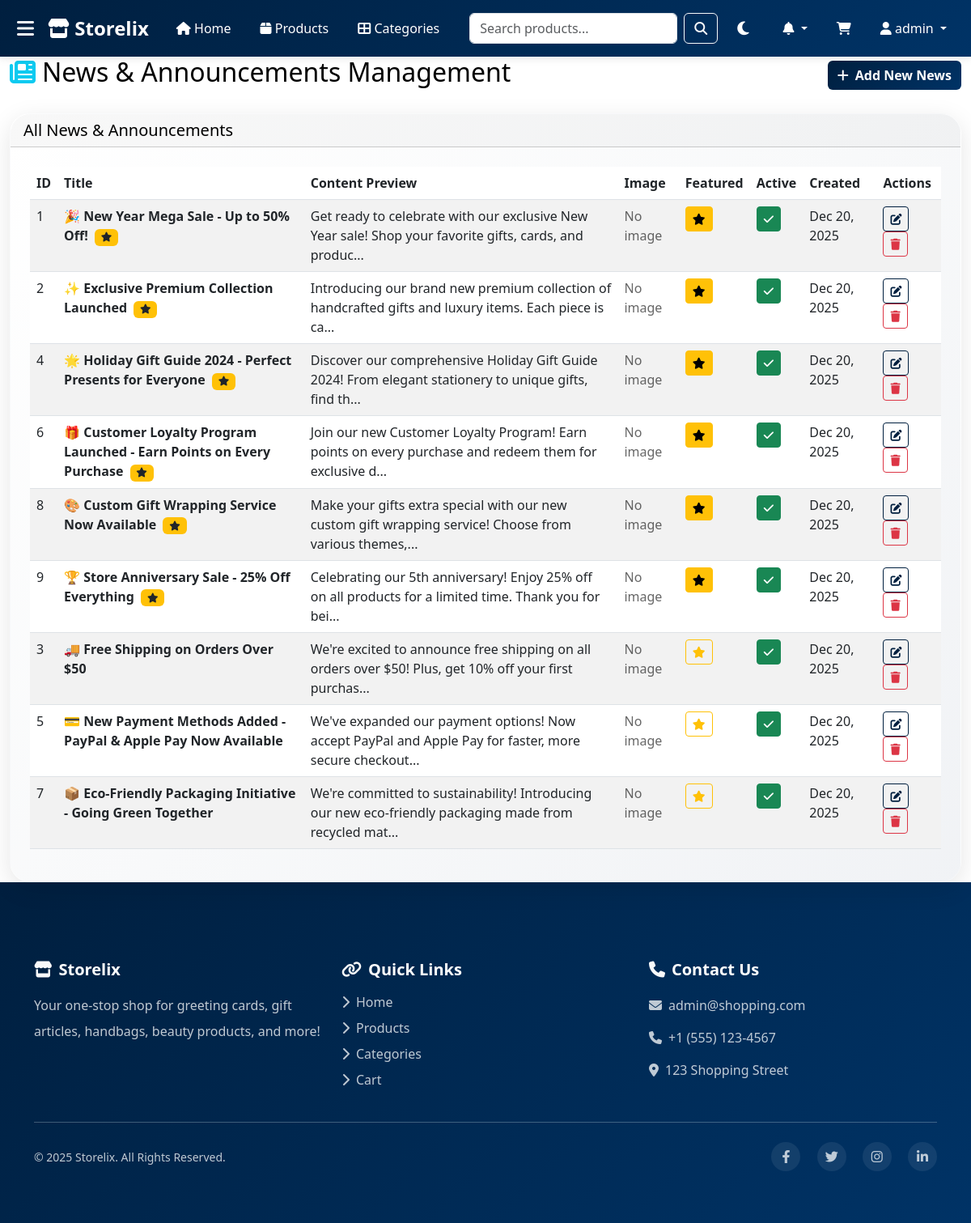
Screenshot of /admin/news.php (signed in) with the database file from the repository.
### tables this page shows
CREATE TABLE IF NOT EXISTS news_announcements (
    id INT AUTO_INCREMENT PRIMARY KEY,
    title VARCHAR(255) NOT NULL,
    content TEXT NOT NULL,
    image VARCHAR(255),
    is_featured TINYINT(1) DEFAULT 0,
    is_active TINYINT(1) DEFAULT 1,
    created_at TIMESTAMP DEFAULT CURRENT_TIMESTAMP,
    updated_at TIMESTAMP DEFAULT CURRENT_TIMESTAMP ON UPDATE CURRENT_TIMESTAMP
);

### includes/db.php (called while the page is built, shortened)
<?php
class Database {
    private $conn;
    public function __construct() {
        try {
            $this->conn = new mysqli(DB_HOST, DB_USER, DB_PASS, DB_NAME);
            $this->conn->options(MYSQLI_OPT_CONNECT_TIMEOUT, 30);
            $this->conn->options(MYSQLI_OPT_READ_TIMEOUT, 30);
            $this->conn->set_charset("utf8mb4");
        } catch (Exception $e) {
            die("Database Error: " . $e->getMessage());
        }
    }
    public function query($sql) {
        $result = $this->conn->query($sql);
        return $result;
    }
}
$db = new Database();
?>

### admin/news.php (the view, shortened to what this page needs)
<?php
include '../includes/header.php';
$news_items = $db->query("SELECT * FROM news_announcements ORDER BY is_featured DESC, created_at DESC")->fetch_all(MYSQLI_ASSOC);
?>
<div class="container-fluid">
    <div class="row">
        <div class="col-12">
            <div class="d-flex justify-content-between align-items-center mb-4">
                <h2><i class="fas fa-newspaper text-info me-2"></i>News & Announcements Management</h2>
                <button type="button" class="btn btn-primary" data-bs-toggle="modal" data-bs-target="#addNewsModal">
                    <i class="fas fa-plus me-2"></i>Add New News
                </button>
            </div>
            <div class="card">
                <div class="card-header">
                    <h5 class="mb-0">All News & Announcements</h5>
                </div>
                <div class="card-body">
                    <div class="table-responsive">
                        <table class="table table-striped table-hover">
                            <thead>
                                <tr>
                                    <th>ID</th>
                                    <th>Title</th>
                                    <th>Content Preview</th>
                                    <th>Image</th>
                                    <th>Featured</th>
                                    <th>Active</th>
                                    <th>Created</th>
                                    <th>Actions</th>
                                </tr>
                            </thead>
                            <tbody>
                                <?php if (empty($news_items)): ?>
                                    <tr>
                                        <td colspan="8" class="text-center py-4">
                                            <i class="fas fa-newspaper fa-3x text-muted mb-3"></i>
                                            <p class="text-muted">No news or announcements found.</p>
                                            <button type="button" class="btn btn-primary" data-bs-toggle="modal" data-bs-target="#addNewsModal">
                                                <i class="fas fa-plus me-2"></i>Add Your First News Item
                                            </button>
                                        </td>
                                    </tr>
                                <?php else: ?>
                                    <?php foreach ($news_items as $news): ?>
                                        <tr>
                                            <td><?php echo $news['id']; ?></td>
                                            <td>
                                                <strong><?php echo htmlspecialchars($news['title']); ?></strong>
                                                <?php if ($news['is_featured']): ?>
                                                    <span class="badge bg-warning text-dark ms-1">
                                                        <i class="fas fa-star"></i>
                                                    </span>
                                                <?php endif; ?>
                                            </td>
                                            <td><?php echo htmlspecialchars(substr($news['content'], 0, 100)) . (strlen($news['content']) > 100 ? '...' : ''); ?></td>
                                            <td>
                                                <?php if ($news['image']): ?>
                                                    <img src="../uploads/<?php echo $news['image']; ?>" alt="News Image" class="img-thumbnail" style="width: 60px; height: 40px; object-fit: cover;">
                                                <?php else: ?>
                                                    <span class="text-muted">No image</span>
                                                <?php endif; ?>
                                            </td>
                                            <td>
                                                <button type="button" class="btn btn-sm <?php echo $news['is_featured'] ? 'btn-warning' : 'btn-outline-warning'; ?>"
                                                        onclick="toggleFeatured(<?php echo $news['id']; ?>)">
                                                    <i class="fas fa-star"></i>
                                                </button>
                                            </td>
                                            <td>
                                                <button type="button" class="btn btn-sm <?php echo $news['is_active'] ? 'btn-success' : 'btn-outline-secondary'; ?>"
                                                        onclick="toggleNews(<?php echo $news['id']; ?>)">
                                                    <i class="fas <?php echo $news['is_active'] ? 'fa-check' : 'fa-times'; ?>"></i>
                                                </button>
                                            </td>
                                            <td><?php echo date('M d, Y', strtotime($news['created_at'])); ?></td>
                                            <td>
                                                <button type="button" class="btn btn-sm btn-outline-primary me-1"
                                                        onclick="editNews(<?php echo $news['id']; ?>)">
                                                    <i class="fas fa-edit"></i>
                                                </button>
                                                <button type="button" class="btn btn-sm btn-outline-danger"
                                                        onclick="deleteNews(<?php echo $news['id']; ?>)">
                                                    <i class="fas fa-trash"></i>
                                                </button>
                                            </td>
                                        </tr>
                                    <?php endforeach; ?>
                                <?php endif; ?>
                            </tbody>
                        </table>
                    </div>
                </div>
            </div>
        </div>
    </div>
</div>
<?php include '../includes/footer.php'; ?>

### includes/header.php (style rules this page uses)
:root { --primary-color: #001f3f; --secondary-color: #003366; --dark-color: #333; --light-color: #f8f9fa; --bg-color: #ffffff; --text-color: #000000; --card-bg: #ffffff; --navbar-bg: linear-gradient(135deg, var(--primary-color), var(--secondary-color)); --navbar-text: white; --footer-bg: linear-gradient(135deg, var(--primary-color), var(--secondary-color)); --footer-text: white; --hero-bg: linear-gradient(135deg, var(--primary-color), var(--secondary-color)); }
body { font-family: 'Segoe UI', Tahoma, Geneva, Verdana, sans-serif; min-height: 100vh; display: flex; flex-direction: column; background-color: var(--bg-color); color: var(--text-color); transition: background-color 0.3s, color 0.3s; }
html { -ms-overflow-style: none; scrollbar-width: none; }
.card { background-color: var(--card-bg); color: var(--text-color); border: 1px solid rgba(0,0,0,0.1); }
.card .text-muted { color: rgba(0,0,0,0.6) !important; }
.btn-primary { background-color: var(--primary-color); border-color: var(--primary-color); }
.btn-outline-primary { color: var(--primary-color); border-color: var(--primary-color); }
.btn-primary { background: linear-gradient(135deg, var(--primary-color), var(--secondary-color)); border: none; }
.card { border: none; border-radius: 25px; overflow: hidden; transition: all 0.5s cubic-bezier(0.4, 0, 0.2, 1); box-shadow: 0 8px 30px rgba(0,0,0,0.1); background: linear-gradient(135deg, rgba(255,255,255,0.96) 0%, rgba(248,249,250,0.96) 50%, rgba(240,242,245,0.96) 100%); backdrop-filter: blur(15px); border: 1px solid rgba(255,255,255,0.3); background-color: var(--card-bg); color: var(--text-color); position: relative; }
.card::before { content: ''; position: absolute; top: 0; left: -100%; width: 100%; height: 100%; background: linear-gradient(90deg, transparent, rgba(0,123,255,0.08), rgba(23,162,184,0.08), transparent); transition: left 0.8s; z-index: 1; }
.card-body { position: relative; z-index: 2; padding: 1.5rem; }
body { display: flex; flex-direction: column; min-height: 100vh; }
.btn-primary, .btn-outline-primary { transition: all 0.3s ease; font-weight: 600; }

### rows the page displays
news_announcements: id "1", title "🎉 New Year Mega Sale - Up to 50% Off!", is_featured 1 (drawn), content "Get ready to celebrate with our exclusive New Year sale! Shop your favorite gifts, cards, and produc", shows "No image", is_active 1 (drawn), created_at "Dec 20, 2025"
news_announcements: id "2", title "✨ Exclusive Premium Collection Launched", is_featured 1 (drawn), content "Introducing our brand new premium collection of handcrafted gifts and luxury items. Each piece is ca", shows "No image", is_active 1 (drawn), created_at "Dec 20, 2025"
news_announcements: id "4", title "🌟 Holiday Gift Guide 2024 - Perfect Presents for Everyone", is_featured 1 (drawn), content "Discover our comprehensive Holiday Gift Guide 2024! From elegant stationery to unique gifts, find th", shows "No image", is_active 1 (drawn), created_at "Dec 20, 2025"
news_announcements: id "6", title "🎁 Customer Loyalty Program Launched - Earn Points on Every Purchase", is_featured 1 (drawn), content "Join our new Customer Loyalty Program! Earn points on every purchase and redeem them for exclusive d", shows "No image", is_active 1 (drawn), created_at "Dec 20, 2025"
news_announcements: id "8", title "🎨 Custom Gift Wrapping Service Now Available", is_featured 1 (drawn), content "Make your gifts extra special with our new custom gift wrapping service! Choose from various themes,", shows "No image", is_active 1 (drawn), created_at "Dec 20, 2025"
news_announcements: id "9", title "🏆 Store Anniversary Sale - 25% Off Everything", is_featured 1 (drawn), content "Celebrating our 5th anniversary! Enjoy 25% off on all products for a limited time. Thank you for bei", shows "No image", is_active 1 (drawn), created_at "Dec 20, 2025"
news_announcements: id "3", title "🚚 Free Shipping on Orders Over $50", content "We're excited to announce free shipping on all orders over $50! Plus, get 10% off your first purchas", shows "No image", is_active 1 (drawn), created_at "Dec 20, 2025"
news_announcements: id "5", title "💳 New Payment Methods Added - PayPal & Apple Pay Now Available", content "We've expanded our payment options! Now accept PayPal and Apple Pay for faster, more secure checkout", shows "No image", is_active 1 (drawn), created_at "Dec 20, 2025"
news_announcements: id "7", title "📦 Eco-Friendly Packaging Initiative - Going Green Together", content "We're committed to sustainability! Introducing our new eco-friendly packaging made from recycled mat", shows "No image", is_active 1 (drawn), created_at "Dec 20, 2025"

### other values shown
SITE_NAME "Storelix"
$_SESSION['username'] "admin"
ADMIN_EMAIL "admin@shopping.com"
